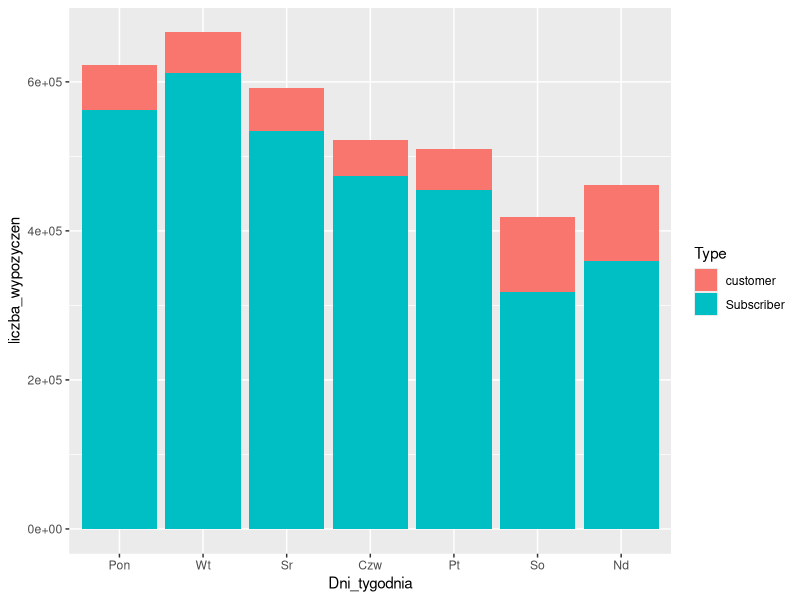
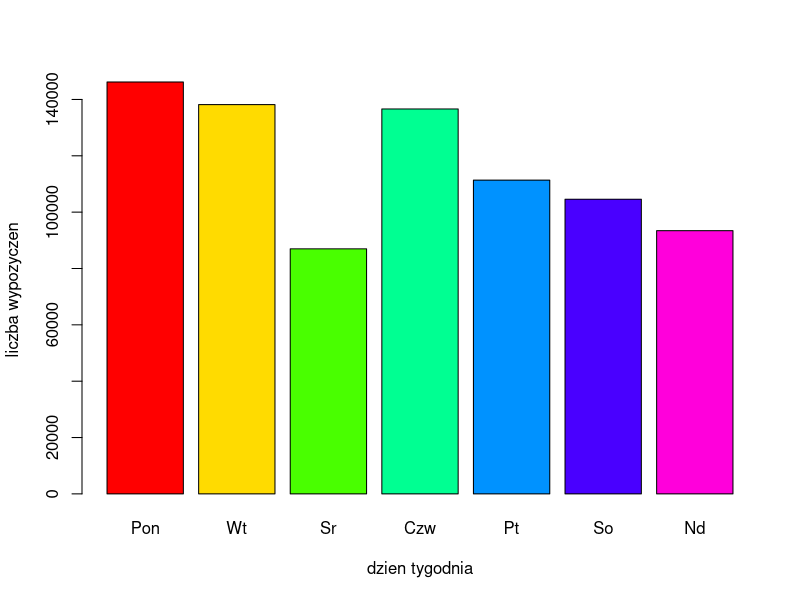
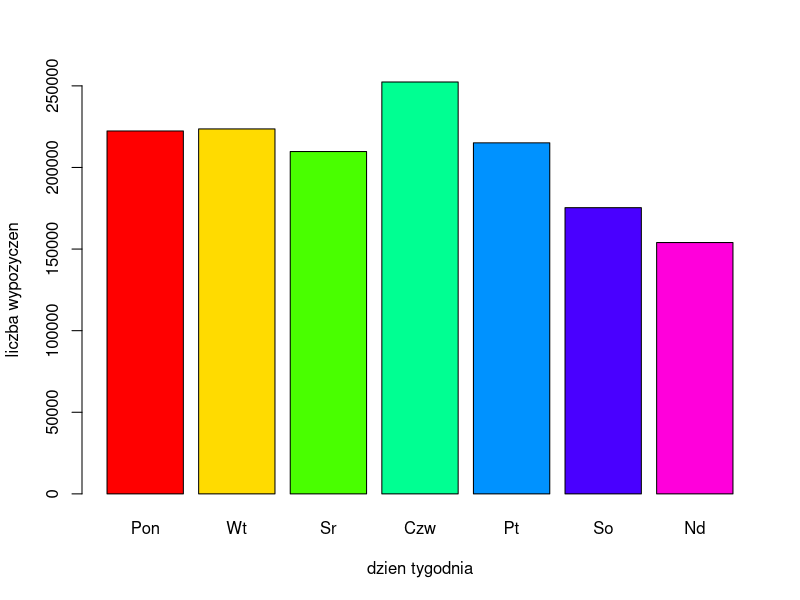
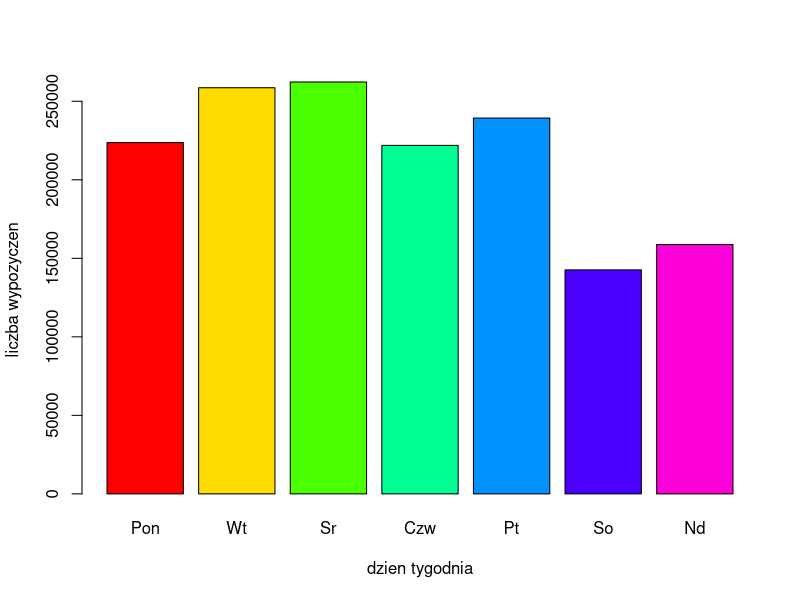
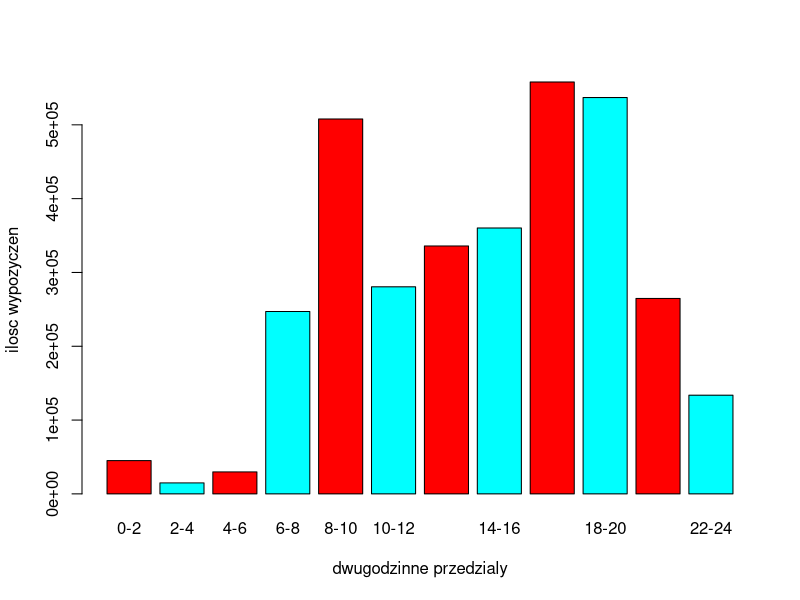
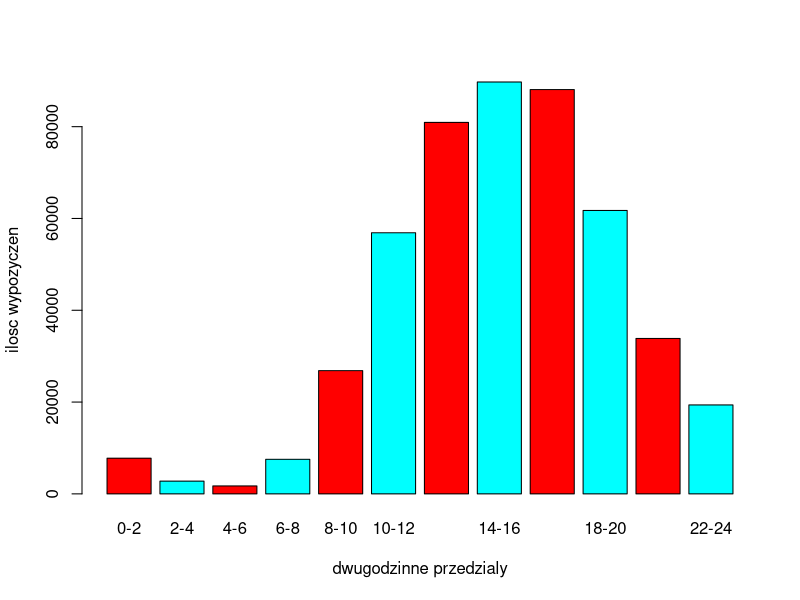
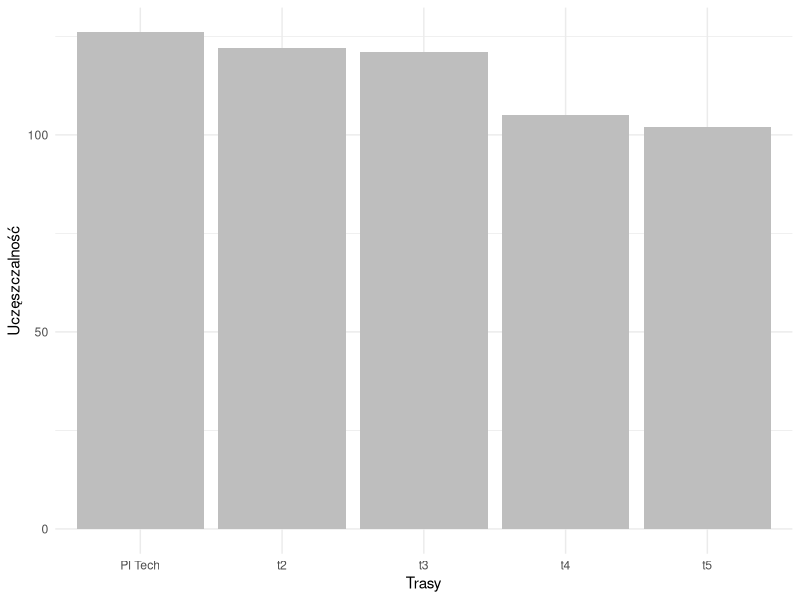
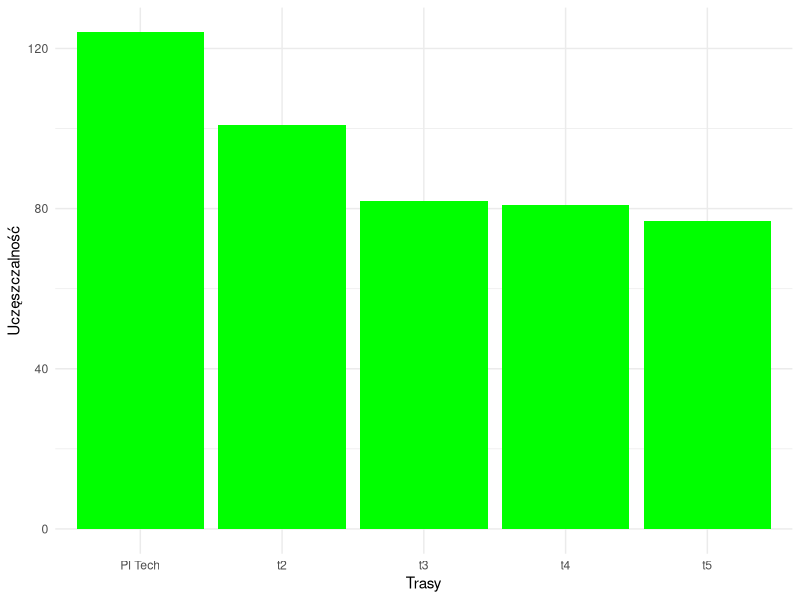

These figures' R source, in order:
## ---- chunk 1
library(dplyr)
library(ggplot2)
data <- tribble( ~dzien,  ~liczba_wypozyczen, ~Type,
        "Pon", 562570,  "Subscriber",
        "Pon",  59761, "customer",
        "Wt", 611408,  "Subscriber",
        "Wt",  54951, "customer",
        "Sr", 534708,  "Subscriber",
        "Sr",  56589, "customer",
        "Czw", 474283,  "Subscriber",
        "Czw",  47866, "customer",
        "Pt", 454405,  "Subscriber",
        "Pt",  55632, "customer",
        "So", 318018,  "Subscriber",
        "So", 101069, "customer",
        "Nd", 359610,  "Subscriber",
        "Nd", 101412, "customer")

Dni_tygodnia <- factor(data$dzien, level = c('Pon', 'Wt', 'Sr', "Czw", "Pt", "So", "Nd"))
ggplot(data, aes(x= Dni_tygodnia, y=liczba_wypozyczen, fill= Type)) +   geom_col()
## ---- chunk 2
mar <- c(146193, 138173, 86981, 136620, 111363, 104584, 93432)
barplot(names.arg = c("Pon", "Wt", "Sr", "Czw", "Pt", "So", "Nd" ), mar, col = rainbow(7), xlab = "dzien tygodnia", ylab = "liczba wypozyczen"  )
## ---- chunk 3
lip <- c(222361, 223616, 209761, 252364, 215093, 175359, 153999)
barplot(names.arg = c("Pon", "Wt", "Sr", "Czw", "Pt", "So", "Nd" ), lip, col = rainbow(7), xlab = "dzien tygodnia", ylab = "liczba wypozyczen"  )

## ---- chunk 4
paz <- c(223698, 258622, 262275, 221919, 239312, 142659, 158771)
barplot(names.arg = c("Pon", "Wt", "Sr", "Czw", "Pt", "So", "Nd" ), paz, col = rainbow(7), xlab = "dzien tygodnia", ylab = "liczba wypozyczen"  )

## ---- chunk 5
tmp_sub <- c(45098, 14888, 29784, 247097, 507923, 280549, 335883, 360240, 558027, 536992, 264811, 133710)
barplot(names.arg = c("0-2", "2-4", "4-6", "6-8", "8-10", "10-12", "12-14", "14-16", "16-18", "18-20", "20-22", "22-24" ), tmp_sub, col=rainbow(2), xlab = "dwugodzinne przedzialy", ylab = "ilosc wypozyczen")
## ---- chunk 6
tmp_cust <- c(7772,  2775,  1729,  7535, 26850, 56887, 80929, 89731, 88083, 61748, 33864, 19377)
barplot(names.arg = c("0-2", "2-4", "4-6", "6-8", "8-10", "10-12", "12-14", "14-16", "16-18", "18-20", "20-22", "22-24" ), tmp_cust, col=rainbow(2), xlab = "dwugodzinne przedzialy", ylab = "ilosc wypozyczen")

## ---- chunk 7
library("ggplot2") 
microb2 <- data.frame(Trasy = c("Pl Tech","t2","t3","t4","t5"), Uczęszczalność = c(126,122,121,105,102))
g<-ggplot(data=microb2, aes(x=Trasy, y=Uczęszczalność)) +
  geom_bar(stat="identity", fill="grey")+
  theme_minimal()
g
## ---- chunk 8
library("ggplot2") 
microb2 <- data.frame(Trasy = c("Pl Tech","t2","t3","t4","t5"), Uczęszczalność = c(124,101,82,81,77))
g<-ggplot(data=microb2, aes(x=Trasy, y=Uczęszczalność)) +
  geom_bar(stat="identity", fill="green")+
  theme_minimal()
g
## ---- chunk 9
library("ggplot2") 
microb2 <- data.frame(Trasy = c("Central Park","t2","t3","t4","t5"), Uczęszczalność = c(138,122,102,100,99))
g<-ggplot(data=microb2, aes(x=Trasy, y=Uczęszczalność)) +
  geom_bar(stat="identity", fill="orange")+
  theme_minimal()
g
## ---- chunk 10
library("ggplot2") 
microb2 <- data.frame(Trasy = c("Pl University","t2","t3","t4","t5"), Uczęszczalność = c(271,184,184,172,167))
g<-ggplot(data=microb2, aes(x=Trasy, y=Uczęszczalność)) +
  geom_bar(stat="identity", fill="blue")+
  theme_minimal()
g
## ---- chunk 11
library("ggplot2") 
microb5 <- data.frame(Trasy = c("Cooper Square","t2","t3","t4","t5"), Uczęszczalność = c(435,319,303,288,283))
g<-ggplot(data=microb5, aes(x=Trasy, y=Uczęszczalność)) +
  geom_bar(stat="identity", fill="grey")+
  theme_minimal()
g
## ---- chunk 12
library("ggplot2") 
microb2 <- data.frame(Trasy = c("Central Park","t2","t3","t4","t5"), Uczęszczalność = c(783,766,744,545,513))
g<-ggplot(data=microb2, aes(x=Trasy, y=Uczęszczalność)) +
  geom_bar(stat="identity", fill="green")+
  theme_minimal()
g
## ---- chunk 13
library("ggplot2") 
microb2 <- data.frame(Trasy = c("Picnic Spot","t2","t3","t4","t5"), Uczęszczalność = c(829,822,682,675,656))
g<-ggplot(data=microb2, aes(x=Trasy, y=Uczęszczalność)) +
  geom_bar(stat="identity", fill="orange")+
  theme_minimal()
g
## ---- chunk 14
library("ggplot2") 
microb2 <- data.frame(Trasy = c("7rh Avenue","t2","t3","t4","t5"), Uczęszczalność = c(678,602,593,516,513))
g<-ggplot(data=microb2, aes(x=Trasy, y=Uczęszczalność)) +
  geom_bar(stat="identity", fill="blue")+
  theme_minimal()
g
## ---- chunk 15
library("ggplot2") 
microb2 <- data.frame(Trasy = c("Columbus Ave","t2","t3","t4","t5"), Uczęszczalność = c(44,35,30,29,12))
g<-ggplot(data=microb2, aes(x=Trasy, y=Uczęszczalność)) +
  geom_bar(stat="identity", fill="grey")+
  theme_minimal()
g
## ---- chunk 16
library("ggplot2") 
microb2 <- data.frame(Trasy = c("E 30 St","t2","t3","t4","t5"), Uczęszczalność = c(46,37,37,34,33))
g<-ggplot(data=microb2, aes(x=Trasy, y=Uczęszczalność)) +
  geom_bar(stat="identity", fill="green")+
  theme_minimal()
g
## ---- chunk 17
library("ggplot2") 
microb2 <- data.frame(Trasy = c("Hicks St","t2","t3","t4","t5"), Uczęszczalność = c(41,41,39,34,34))
g<-ggplot(data=microb2, aes(x=Trasy, y=Uczęszczalność)) +
  geom_bar(stat="identity", fill="orange")+
  theme_minimal()
g
## ---- chunk 18
library("ggplot2") 
microb2 <- data.frame(Trasy = c("NYCBS","t2","t3","t4","t5"), Uczęszczalność = c(4,1,1,1,1))
g<-ggplot(data=microb2, aes(x=Trasy, y=Uczęszczalność)) +
  geom_bar(stat="identity", fill="blue")+
  theme_minimal()
g
## ---- chunk 19
microb2 <- data.frame(młodzi = c("02","05","08","10"), Liczba_Użytkowników = c(72250,165076,221249,236400))
g<-ggplot(data=microb2, aes(x=młodzi, y=Liczba_Użytkowników), levels=c("luty","maj","sierpień","październik")) +
  geom_bar(stat="identity", fill="black")+
  theme_minimal()
g

microb2 <- data.frame(pracujący = c("02","05","08","10"), I = c(711831,1541413,1633545,1528081))
g<-ggplot(data=microb2, aes(x=pracujący, y=I), levels=c("luty","maj","sierpień","październik")) +
  geom_bar(stat="identity", fill="black")+
  theme_minimal()
g

microb2 <- data.frame(emerytowani = c("02","05","08","10"), I = c(18165,29408,28316,29250))
g<-ggplot(data=microb2, aes(x=emerytowani, y=I), xlab="emeryci") +
  geom_bar(stat="identity", fill="black")+
  theme_minimal()
g

## ---- chunk 20
barplot(names.arg=c("") 
                    ,c(0.2307293,0.5152175,0.3781944), 
                    col=rainbow(9), 
                    xlab="Luty")

barplot(names.arg=c("") 
                    ,c(0.6125874,0.7629955,0.5409352), 
                    col=rainbow(9), 
                    xlab="Maj")

barplot(names.arg=c("") 
                    ,c(0.6858505,0.7269632,0.3554583), 
                    col=rainbow(9), 
                    xlab="Sierpień")

barplot(names.arg=c("") 
                    ,c(0.4831659,0.6166466,0.3272776), 
                    col=rainbow(9), 
                    xlab="Październik")

## ---- chunk 21
barplot(names.arg=c("") 
                    ,c(1.359801,1.358855,1.858555), 
                    col=rainbow(9), 
                    xlab="Luty")

barplot(names.arg=c("") 
                    ,c(2.106992,2.049545,2.406), 
                    col=rainbow(9), 
                    xlab="Maj")

barplot(names.arg=c("") 
                    ,c(2.665975,2.228951,3.219632), 
                    col=rainbow(9), 
                    xlab="Sierpień")

barplot(names.arg=c("") 
                    ,c(1.956718,1.753112,2.31766), 
                    col=rainbow(9), 
                    xlab="Październik")

